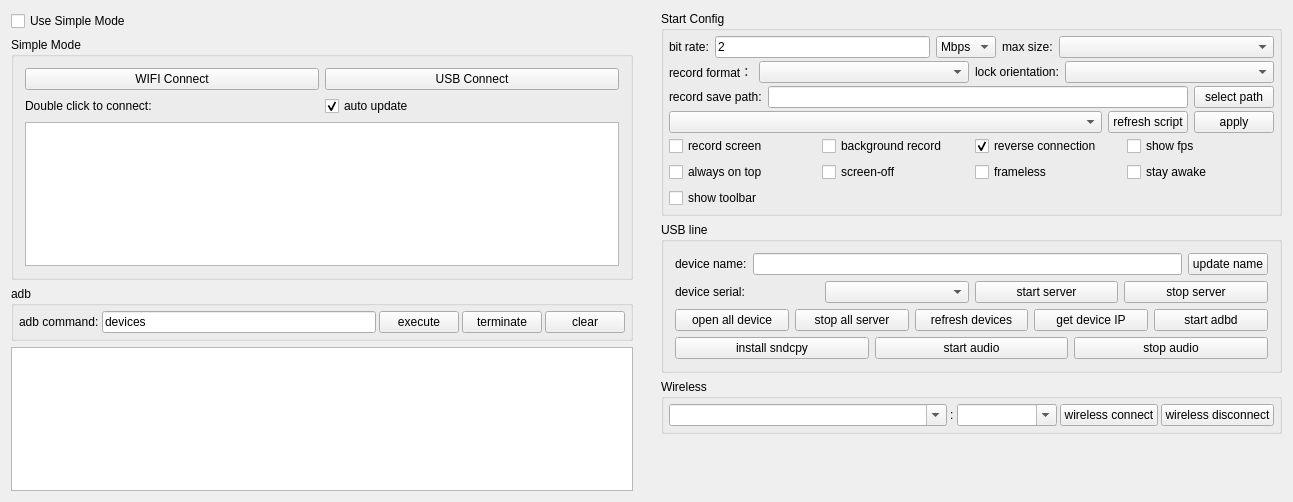
<?xml version="1.0" encoding="UTF-8"?>
<ui version="4.0">
 <class>Widget</class>
 <widget class="QWidget" name="Widget">
  <property name="geometry">
   <rect>
    <x>0</x>
    <y>0</y>
    <width>1293</width>
    <height>502</height>
   </rect>
  </property>
  <property name="windowTitle">
   <string notr="true">QtScrcpy</string>
  </property>
  <layout class="QHBoxLayout" name="horizontalLayout_11">
   <property name="leftMargin">
    <number>0</number>
   </property>
   <property name="topMargin">
    <number>0</number>
   </property>
   <property name="rightMargin">
    <number>0</number>
   </property>
   <property name="bottomMargin">
    <number>0</number>
   </property>
   <item>
    <widget class="QWidget" name="leftWidget" native="true">
     <property name="sizePolicy">
      <sizepolicy hsizetype="Preferred" vsizetype="Preferred">
       <horstretch>0</horstretch>
       <verstretch>0</verstretch>
      </sizepolicy>
     </property>
     <layout class="QVBoxLayout" name="verticalLayout_5">
      <item>
       <widget class="QCheckBox" name="useSingleModeCheck">
        <property name="sizePolicy">
         <sizepolicy hsizetype="Preferred" vsizetype="Maximum">
          <horstretch>0</horstretch>
          <verstretch>0</verstretch>
         </sizepolicy>
        </property>
        <property name="styleSheet">
         <string notr="true"/>
        </property>
        <property name="text">
         <string>Use Simple Mode</string>
        </property>
        <property name="checked">
         <bool>false</bool>
        </property>
       </widget>
      </item>
      <item>
       <widget class="QGroupBox" name="simpleGroupBox">
        <property name="sizePolicy">
         <sizepolicy hsizetype="Preferred" vsizetype="Preferred">
          <horstretch>0</horstretch>
          <verstretch>0</verstretch>
         </sizepolicy>
        </property>
        <property name="title">
         <string>Simple Mode</string>
        </property>
        <property name="checkable">
         <bool>false</bool>
        </property>
        <layout class="QVBoxLayout" name="verticalLayout_4">
         <item>
          <layout class="QHBoxLayout" name="horizontalLayout_9">
           <item>
            <widget class="QPushButton" name="wifiConnectBtn">
             <property name="sizePolicy">
              <sizepolicy hsizetype="Preferred" vsizetype="Maximum">
               <horstretch>0</horstretch>
               <verstretch>0</verstretch>
              </sizepolicy>
             </property>
             <property name="text">
              <string>WIFI Connect</string>
             </property>
            </widget>
           </item>
           <item>
            <widget class="QPushButton" name="usbConnectBtn">
             <property name="sizePolicy">
              <sizepolicy hsizetype="Preferred" vsizetype="Maximum">
               <horstretch>0</horstretch>
               <verstretch>0</verstretch>
              </sizepolicy>
             </property>
             <property name="text">
              <string>USB Connect</string>
             </property>
            </widget>
           </item>
          </layout>
         </item>
         <item>
          <layout class="QHBoxLayout" name="horizontalLayout_13">
           <property name="topMargin">
            <number>0</number>
           </property>
           <item>
            <widget class="QLabel" name="label_10">
             <property name="sizePolicy">
              <sizepolicy hsizetype="Preferred" vsizetype="Preferred">
               <horstretch>0</horstretch>
               <verstretch>0</verstretch>
              </sizepolicy>
             </property>
             <property name="text">
              <string>Double click to connect:</string>
             </property>
            </widget>
           </item>
           <item>
            <widget class="QCheckBox" name="autoUpdatecheckBox">
             <property name="sizePolicy">
              <sizepolicy hsizetype="Preferred" vsizetype="Preferred">
               <horstretch>0</horstretch>
               <verstretch>0</verstretch>
              </sizepolicy>
             </property>
             <property name="text">
              <string>auto update</string>
             </property>
             <property name="checked">
              <bool>true</bool>
             </property>
            </widget>
           </item>
          </layout>
         </item>
         <item>
          <widget class="QListWidget" name="connectedPhoneList">
           <property name="sizePolicy">
            <sizepolicy hsizetype="Preferred" vsizetype="Preferred">
             <horstretch>0</horstretch>
             <verstretch>0</verstretch>
            </sizepolicy>
           </property>
          </widget>
         </item>
        </layout>
       </widget>
      </item>
      <item>
       <widget class="QGroupBox" name="adbGroupBox">
        <property name="sizePolicy">
         <sizepolicy hsizetype="Preferred" vsizetype="Maximum">
          <horstretch>0</horstretch>
          <verstretch>0</verstretch>
         </sizepolicy>
        </property>
        <property name="title">
         <string notr="true">adb</string>
        </property>
        <layout class="QHBoxLayout" name="horizontalLayout_2">
         <property name="spacing">
          <number>3</number>
         </property>
         <property name="leftMargin">
          <number>5</number>
         </property>
         <property name="topMargin">
          <number>5</number>
         </property>
         <property name="rightMargin">
          <number>5</number>
         </property>
         <property name="bottomMargin">
          <number>5</number>
         </property>
         <item>
          <widget class="QLabel" name="label_7">
           <property name="sizePolicy">
            <sizepolicy hsizetype="Maximum" vsizetype="Preferred">
             <horstretch>0</horstretch>
             <verstretch>0</verstretch>
            </sizepolicy>
           </property>
           <property name="text">
            <string>adb command:</string>
           </property>
           <property name="buddy">
            <cstring>adbCommandEdt</cstring>
           </property>
          </widget>
         </item>
         <item>
          <widget class="QLineEdit" name="adbCommandEdt">
           <property name="sizePolicy">
            <sizepolicy hsizetype="MinimumExpanding" vsizetype="Preferred">
             <horstretch>0</horstretch>
             <verstretch>0</verstretch>
            </sizepolicy>
           </property>
           <property name="text">
            <string notr="true">devices</string>
           </property>
          </widget>
         </item>
         <item>
          <widget class="QPushButton" name="adbCommandBtn">
           <property name="sizePolicy">
            <sizepolicy hsizetype="Maximum" vsizetype="Preferred">
             <horstretch>0</horstretch>
             <verstretch>0</verstretch>
            </sizepolicy>
           </property>
           <property name="text">
            <string>execute</string>
           </property>
          </widget>
         </item>
         <item>
          <widget class="QPushButton" name="stopAdbBtn">
           <property name="sizePolicy">
            <sizepolicy hsizetype="Maximum" vsizetype="Preferred">
             <horstretch>0</horstretch>
             <verstretch>0</verstretch>
            </sizepolicy>
           </property>
           <property name="text">
            <string>terminate</string>
           </property>
          </widget>
         </item>
         <item>
          <widget class="QPushButton" name="clearOut">
           <property name="sizePolicy">
            <sizepolicy hsizetype="Maximum" vsizetype="Preferred">
             <horstretch>0</horstretch>
             <verstretch>0</verstretch>
            </sizepolicy>
           </property>
           <property name="text">
            <string>clear</string>
           </property>
          </widget>
         </item>
        </layout>
       </widget>
      </item>
      <item>
       <widget class="QTextEdit" name="outEdit">
        <property name="sizePolicy">
         <sizepolicy hsizetype="Preferred" vsizetype="Preferred">
          <horstretch>0</horstretch>
          <verstretch>0</verstretch>
         </sizepolicy>
        </property>
        <property name="focusPolicy">
         <enum>Qt::NoFocus</enum>
        </property>
        <property name="documentTitle">
         <string/>
        </property>
        <property name="readOnly">
         <bool>true</bool>
        </property>
       </widget>
      </item>
     </layout>
    </widget>
   </item>
   <item>
    <widget class="QWidget" name="rightWidget" native="true">
     <property name="sizePolicy">
      <sizepolicy hsizetype="MinimumExpanding" vsizetype="Preferred">
       <horstretch>0</horstretch>
       <verstretch>0</verstretch>
      </sizepolicy>
     </property>
     <layout class="QVBoxLayout" name="verticalLayout_6">
      <item>
       <widget class="QGroupBox" name="configGroupBox">
        <property name="sizePolicy">
         <sizepolicy hsizetype="Preferred" vsizetype="Preferred">
          <horstretch>0</horstretch>
          <verstretch>0</verstretch>
         </sizepolicy>
        </property>
        <property name="title">
         <string>Start Config</string>
        </property>
        <layout class="QVBoxLayout" name="verticalLayout_3">
         <property name="spacing">
          <number>3</number>
         </property>
         <property name="leftMargin">
          <number>5</number>
         </property>
         <property name="topMargin">
          <number>5</number>
         </property>
         <property name="rightMargin">
          <number>5</number>
         </property>
         <property name="bottomMargin">
          <number>5</number>
         </property>
         <item>
          <widget class="QWidget" name="configWidget1" native="true">
           <property name="sizePolicy">
            <sizepolicy hsizetype="Preferred" vsizetype="Preferred">
             <horstretch>0</horstretch>
             <verstretch>0</verstretch>
            </sizepolicy>
           </property>
           <layout class="QHBoxLayout" name="horizontalLayout_5">
            <property name="leftMargin">
             <number>0</number>
            </property>
            <property name="topMargin">
             <number>0</number>
            </property>
            <property name="rightMargin">
             <number>0</number>
            </property>
            <property name="bottomMargin">
             <number>0</number>
            </property>
            <item>
             <widget class="QLabel" name="label_3">
              <property name="sizePolicy">
               <sizepolicy hsizetype="Maximum" vsizetype="Preferred">
                <horstretch>0</horstretch>
                <verstretch>0</verstretch>
               </sizepolicy>
              </property>
              <property name="text">
               <string>bit rate:</string>
              </property>
             </widget>
            </item>
            <item>
             <widget class="QLineEdit" name="bitRateEdit">
              <property name="sizePolicy">
               <sizepolicy hsizetype="Preferred" vsizetype="Preferred">
                <horstretch>0</horstretch>
                <verstretch>0</verstretch>
               </sizepolicy>
              </property>
              <property name="text">
               <string notr="true">2</string>
              </property>
             </widget>
            </item>
            <item>
             <widget class="QComboBox" name="bitRateBox">
              <property name="sizePolicy">
               <sizepolicy hsizetype="Maximum" vsizetype="Preferred">
                <horstretch>0</horstretch>
                <verstretch>0</verstretch>
               </sizepolicy>
              </property>
              <property name="toolTip">
               <string/>
              </property>
              <property name="currentText">
               <string notr="true">Mbps</string>
              </property>
              <item>
               <property name="text">
                <string notr="true">Mbps</string>
               </property>
              </item>
              <item>
               <property name="text">
                <string notr="true">Kbps</string>
               </property>
              </item>
             </widget>
            </item>
            <item>
             <widget class="QLabel" name="label_4">
              <property name="sizePolicy">
               <sizepolicy hsizetype="Maximum" vsizetype="Preferred">
                <horstretch>0</horstretch>
                <verstretch>0</verstretch>
               </sizepolicy>
              </property>
              <property name="text">
               <string>max size:</string>
              </property>
             </widget>
            </item>
            <item>
             <widget class="QComboBox" name="maxSizeBox">
              <property name="sizePolicy">
               <sizepolicy hsizetype="Preferred" vsizetype="Preferred">
                <horstretch>0</horstretch>
                <verstretch>0</verstretch>
               </sizepolicy>
              </property>
              <property name="toolTip">
               <string/>
              </property>
             </widget>
            </item>
           </layout>
          </widget>
         </item>
         <item>
          <widget class="QWidget" name="configWidget5" native="true">
           <property name="sizePolicy">
            <sizepolicy hsizetype="Preferred" vsizetype="Preferred">
             <horstretch>0</horstretch>
             <verstretch>0</verstretch>
            </sizepolicy>
           </property>
           <layout class="QHBoxLayout" name="horizontalLayout_7">
            <property name="leftMargin">
             <number>0</number>
            </property>
            <property name="topMargin">
             <number>0</number>
            </property>
            <property name="rightMargin">
             <number>0</number>
            </property>
            <property name="bottomMargin">
             <number>0</number>
            </property>
            <item>
             <widget class="QLabel" name="label_6">
              <property name="sizePolicy">
               <sizepolicy hsizetype="Maximum" vsizetype="Preferred">
                <horstretch>0</horstretch>
                <verstretch>0</verstretch>
               </sizepolicy>
              </property>
              <property name="text">
               <string>record format：</string>
              </property>
             </widget>
            </item>
            <item>
             <widget class="QComboBox" name="formatBox">
              <property name="sizePolicy">
               <sizepolicy hsizetype="Preferred" vsizetype="Preferred">
                <horstretch>0</horstretch>
                <verstretch>0</verstretch>
               </sizepolicy>
              </property>
             </widget>
            </item>
            <item>
             <widget class="QLabel" name="label_8">
              <property name="sizePolicy">
               <sizepolicy hsizetype="Maximum" vsizetype="Preferred">
                <horstretch>0</horstretch>
                <verstretch>0</verstretch>
               </sizepolicy>
              </property>
              <property name="text">
               <string>lock orientation:</string>
              </property>
             </widget>
            </item>
            <item>
             <widget class="QComboBox" name="lockOrientationBox">
              <property name="sizePolicy">
               <sizepolicy hsizetype="Preferred" vsizetype="Preferred">
                <horstretch>0</horstretch>
                <verstretch>0</verstretch>
               </sizepolicy>
              </property>
             </widget>
            </item>
           </layout>
          </widget>
         </item>
         <item>
          <widget class="QWidget" name="configWidget2" native="true">
           <property name="sizePolicy">
            <sizepolicy hsizetype="Preferred" vsizetype="Preferred">
             <horstretch>0</horstretch>
             <verstretch>0</verstretch>
            </sizepolicy>
           </property>
           <layout class="QHBoxLayout" name="horizontalLayout_6">
            <property name="leftMargin">
             <number>0</number>
            </property>
            <property name="topMargin">
             <number>0</number>
            </property>
            <property name="rightMargin">
             <number>0</number>
            </property>
            <property name="bottomMargin">
             <number>0</number>
            </property>
            <item>
             <widget class="QLabel" name="label_5">
              <property name="sizePolicy">
               <sizepolicy hsizetype="Preferred" vsizetype="Preferred">
                <horstretch>0</horstretch>
                <verstretch>0</verstretch>
               </sizepolicy>
              </property>
              <property name="text">
               <string>record save path:</string>
              </property>
              <property name="buddy">
               <cstring>recordPathEdt</cstring>
              </property>
             </widget>
            </item>
            <item>
             <widget class="QLineEdit" name="recordPathEdt">
              <property name="sizePolicy">
               <sizepolicy hsizetype="MinimumExpanding" vsizetype="Preferred">
                <horstretch>0</horstretch>
                <verstretch>0</verstretch>
               </sizepolicy>
              </property>
              <property name="readOnly">
               <bool>true</bool>
              </property>
             </widget>
            </item>
            <item>
             <widget class="QPushButton" name="selectRecordPathBtn">
              <property name="sizePolicy">
               <sizepolicy hsizetype="Preferred" vsizetype="Preferred">
                <horstretch>0</horstretch>
                <verstretch>0</verstretch>
               </sizepolicy>
              </property>
              <property name="text">
               <string>select path</string>
              </property>
              <property name="autoDefault">
               <bool>false</bool>
              </property>
             </widget>
            </item>
           </layout>
          </widget>
         </item>
         <item>
          <widget class="QWidget" name="configWidget4" native="true">
           <property name="sizePolicy">
            <sizepolicy hsizetype="Preferred" vsizetype="Preferred">
             <horstretch>0</horstretch>
             <verstretch>0</verstretch>
            </sizepolicy>
           </property>
           <layout class="QHBoxLayout" name="horizontalLayout_8">
            <property name="leftMargin">
             <number>0</number>
            </property>
            <property name="topMargin">
             <number>0</number>
            </property>
            <property name="rightMargin">
             <number>0</number>
            </property>
            <property name="bottomMargin">
             <number>0</number>
            </property>
            <item>
             <widget class="QComboBox" name="gameBox">
              <property name="sizePolicy">
               <sizepolicy hsizetype="MinimumExpanding" vsizetype="Preferred">
                <horstretch>0</horstretch>
                <verstretch>0</verstretch>
               </sizepolicy>
              </property>
             </widget>
            </item>
            <item>
             <widget class="QPushButton" name="refreshGameScriptBtn">
              <property name="sizePolicy">
               <sizepolicy hsizetype="Preferred" vsizetype="Preferred">
                <horstretch>0</horstretch>
                <verstretch>0</verstretch>
               </sizepolicy>
              </property>
              <property name="text">
               <string>refresh script</string>
              </property>
             </widget>
            </item>
            <item>
             <widget class="QPushButton" name="applyScriptBtn">
              <property name="sizePolicy">
               <sizepolicy hsizetype="Preferred" vsizetype="Preferred">
                <horstretch>0</horstretch>
                <verstretch>0</verstretch>
               </sizepolicy>
              </property>
              <property name="text">
               <string>apply</string>
              </property>
             </widget>
            </item>
           </layout>
          </widget>
         </item>
         <item>
          <widget class="QWidget" name="configWidget3" native="true">
           <property name="sizePolicy">
            <sizepolicy hsizetype="Preferred" vsizetype="Preferred">
             <horstretch>0</horstretch>
             <verstretch>0</verstretch>
            </sizepolicy>
           </property>
           <layout class="QGridLayout" name="gridLayout">
            <property name="leftMargin">
             <number>0</number>
            </property>
            <property name="topMargin">
             <number>0</number>
            </property>
            <property name="rightMargin">
             <number>0</number>
            </property>
            <property name="bottomMargin">
             <number>0</number>
            </property>
            <item row="0" column="4">
             <widget class="QCheckBox" name="fpsCheck">
              <property name="sizePolicy">
               <sizepolicy hsizetype="Preferred" vsizetype="Preferred">
                <horstretch>0</horstretch>
                <verstretch>0</verstretch>
               </sizepolicy>
              </property>
              <property name="text">
               <string>show fps</string>
              </property>
             </widget>
            </item>
            <item row="0" column="1">
             <widget class="QCheckBox" name="notDisplayCheck">
              <property name="sizePolicy">
               <sizepolicy hsizetype="Preferred" vsizetype="Preferred">
                <horstretch>0</horstretch>
                <verstretch>0</verstretch>
               </sizepolicy>
              </property>
              <property name="text">
               <string>background record</string>
              </property>
              <property name="checkable">
               <bool>false</bool>
              </property>
             </widget>
            </item>
            <item row="1" column="0">
             <widget class="QCheckBox" name="alwaysTopCheck">
              <property name="sizePolicy">
               <sizepolicy hsizetype="Preferred" vsizetype="Preferred">
                <horstretch>0</horstretch>
                <verstretch>0</verstretch>
               </sizepolicy>
              </property>
              <property name="text">
               <string>always on top</string>
              </property>
              <property name="checked">
               <bool>false</bool>
              </property>
             </widget>
            </item>
            <item row="0" column="0">
             <widget class="QCheckBox" name="recordScreenCheck">
              <property name="sizePolicy">
               <sizepolicy hsizetype="Preferred" vsizetype="Preferred">
                <horstretch>0</horstretch>
                <verstretch>0</verstretch>
               </sizepolicy>
              </property>
              <property name="text">
               <string>record screen</string>
              </property>
             </widget>
            </item>
            <item row="0" column="3">
             <widget class="QCheckBox" name="useReverseCheck">
              <property name="sizePolicy">
               <sizepolicy hsizetype="Preferred" vsizetype="Preferred">
                <horstretch>0</horstretch>
                <verstretch>0</verstretch>
               </sizepolicy>
              </property>
              <property name="text">
               <string>reverse connection</string>
              </property>
              <property name="checked">
               <bool>true</bool>
              </property>
             </widget>
            </item>
            <item row="1" column="1">
             <widget class="QCheckBox" name="closeScreenCheck">
              <property name="sizePolicy">
               <sizepolicy hsizetype="Preferred" vsizetype="Preferred">
                <horstretch>0</horstretch>
                <verstretch>0</verstretch>
               </sizepolicy>
              </property>
              <property name="text">
               <string>screen-off</string>
              </property>
             </widget>
            </item>
            <item row="1" column="3">
             <widget class="QCheckBox" name="framelessCheck">
              <property name="sizePolicy">
               <sizepolicy hsizetype="Preferred" vsizetype="Preferred">
                <horstretch>0</horstretch>
                <verstretch>0</verstretch>
               </sizepolicy>
              </property>
              <property name="text">
               <string>frameless</string>
              </property>
             </widget>
            </item>
            <item row="1" column="4">
             <widget class="QCheckBox" name="stayAwakeCheck">
              <property name="sizePolicy">
               <sizepolicy hsizetype="Preferred" vsizetype="Preferred">
                <horstretch>0</horstretch>
                <verstretch>0</verstretch>
               </sizepolicy>
              </property>
              <property name="text">
               <string>stay awake</string>
              </property>
             </widget>
            </item>
            <item row="2" column="0">
             <widget class="QCheckBox" name="showToolbar">
              <property name="text">
               <string>show toolbar</string>
              </property>
             </widget>
            </item>
           </layout>
          </widget>
         </item>
        </layout>
       </widget>
      </item>
      <item>
       <widget class="QGroupBox" name="usbGroupBox">
        <property name="sizePolicy">
         <sizepolicy hsizetype="Preferred" vsizetype="Preferred">
          <horstretch>0</horstretch>
          <verstretch>0</verstretch>
         </sizepolicy>
        </property>
        <property name="title">
         <string>USB line</string>
        </property>
        <layout class="QVBoxLayout" name="verticalLayout">
         <item>
          <layout class="QHBoxLayout" name="horizontalLayout_10">
           <item>
            <widget class="QLabel" name="label_9">
             <property name="sizePolicy">
              <sizepolicy hsizetype="Preferred" vsizetype="Preferred">
               <horstretch>0</horstretch>
               <verstretch>0</verstretch>
              </sizepolicy>
             </property>
             <property name="text">
              <string>device name:</string>
             </property>
            </widget>
           </item>
           <item>
            <widget class="QLineEdit" name="userNameEdt">
             <property name="sizePolicy">
              <sizepolicy hsizetype="MinimumExpanding" vsizetype="Preferred">
               <horstretch>0</horstretch>
               <verstretch>0</verstretch>
              </sizepolicy>
             </property>
            </widget>
           </item>
           <item>
            <widget class="QPushButton" name="updateNameBtn">
             <property name="sizePolicy">
              <sizepolicy hsizetype="Preferred" vsizetype="Preferred">
               <horstretch>0</horstretch>
               <verstretch>0</verstretch>
              </sizepolicy>
             </property>
             <property name="text">
              <string>update name</string>
             </property>
             <property name="autoDefault">
              <bool>false</bool>
             </property>
            </widget>
           </item>
          </layout>
         </item>
         <item>
          <widget class="QWidget" name="usbWidget1" native="true">
           <property name="sizePolicy">
            <sizepolicy hsizetype="Preferred" vsizetype="Preferred">
             <horstretch>0</horstretch>
             <verstretch>0</verstretch>
            </sizepolicy>
           </property>
           <layout class="QHBoxLayout" name="horizontalLayout_3">
            <property name="leftMargin">
             <number>0</number>
            </property>
            <property name="topMargin">
             <number>0</number>
            </property>
            <property name="rightMargin">
             <number>0</number>
            </property>
            <property name="bottomMargin">
             <number>0</number>
            </property>
            <item>
             <widget class="QLabel" name="label_2">
              <property name="sizePolicy">
               <sizepolicy hsizetype="Preferred" vsizetype="Preferred">
                <horstretch>0</horstretch>
                <verstretch>0</verstretch>
               </sizepolicy>
              </property>
              <property name="text">
               <string>device serial:</string>
              </property>
             </widget>
            </item>
            <item>
             <widget class="QComboBox" name="serialBox">
              <property name="sizePolicy">
               <sizepolicy hsizetype="Preferred" vsizetype="Preferred">
                <horstretch>0</horstretch>
                <verstretch>0</verstretch>
               </sizepolicy>
              </property>
             </widget>
            </item>
            <item>
             <widget class="QPushButton" name="startServerBtn">
              <property name="sizePolicy">
               <sizepolicy hsizetype="Preferred" vsizetype="Preferred">
                <horstretch>0</horstretch>
                <verstretch>0</verstretch>
               </sizepolicy>
              </property>
              <property name="text">
               <string>start server</string>
              </property>
              <property name="autoDefault">
               <bool>false</bool>
              </property>
             </widget>
            </item>
            <item>
             <widget class="QPushButton" name="stopServerBtn">
              <property name="sizePolicy">
               <sizepolicy hsizetype="Preferred" vsizetype="Preferred">
                <horstretch>0</horstretch>
                <verstretch>0</verstretch>
               </sizepolicy>
              </property>
              <property name="text">
               <string>stop server</string>
              </property>
              <property name="autoDefault">
               <bool>false</bool>
              </property>
             </widget>
            </item>
           </layout>
          </widget>
         </item>
         <item>
          <widget class="QWidget" name="usbWidget2" native="true">
           <property name="sizePolicy">
            <sizepolicy hsizetype="Preferred" vsizetype="Preferred">
             <horstretch>0</horstretch>
             <verstretch>0</verstretch>
            </sizepolicy>
           </property>
           <layout class="QHBoxLayout" name="horizontalLayout_4">
            <property name="leftMargin">
             <number>0</number>
            </property>
            <property name="topMargin">
             <number>0</number>
            </property>
            <property name="rightMargin">
             <number>0</number>
            </property>
            <property name="bottomMargin">
             <number>0</number>
            </property>
            <item>
             <widget class="QPushButton" name="openAllDeviceBtn">
              <property name="sizePolicy">
               <sizepolicy hsizetype="Preferred" vsizetype="Preferred">
                <horstretch>0</horstretch>
                <verstretch>0</verstretch>
               </sizepolicy>
              </property>
              <property name="text">
               <string>open all device</string>
              </property>
             </widget>
            </item>
            <item>
             <widget class="QPushButton" name="stopAllServerBtn">
              <property name="sizePolicy">
               <sizepolicy hsizetype="Preferred" vsizetype="Preferred">
                <horstretch>0</horstretch>
                <verstretch>0</verstretch>
               </sizepolicy>
              </property>
              <property name="text">
               <string>stop all server</string>
              </property>
             </widget>
            </item>
            <item>
             <widget class="QPushButton" name="updateDevice">
              <property name="sizePolicy">
               <sizepolicy hsizetype="Preferred" vsizetype="Preferred">
                <horstretch>0</horstretch>
                <verstretch>0</verstretch>
               </sizepolicy>
              </property>
              <property name="text">
               <string>refresh devices</string>
              </property>
              <property name="autoDefault">
               <bool>false</bool>
              </property>
             </widget>
            </item>
            <item>
             <widget class="QPushButton" name="getIPBtn">
              <property name="sizePolicy">
               <sizepolicy hsizetype="Preferred" vsizetype="Preferred">
                <horstretch>0</horstretch>
                <verstretch>0</verstretch>
               </sizepolicy>
              </property>
              <property name="text">
               <string>get device IP</string>
              </property>
              <property name="autoDefault">
               <bool>false</bool>
              </property>
             </widget>
            </item>
            <item>
             <widget class="QPushButton" name="startAdbdBtn">
              <property name="sizePolicy">
               <sizepolicy hsizetype="Preferred" vsizetype="Preferred">
                <horstretch>0</horstretch>
                <verstretch>0</verstretch>
               </sizepolicy>
              </property>
              <property name="text">
               <string>start adbd</string>
              </property>
              <property name="autoDefault">
               <bool>false</bool>
              </property>
             </widget>
            </item>
           </layout>
          </widget>
         </item>
         <item>
          <widget class="QWidget" name="usbWidget3" native="true">
           <layout class="QHBoxLayout" name="horizontalLayout_12">
            <property name="leftMargin">
             <number>0</number>
            </property>
            <property name="topMargin">
             <number>0</number>
            </property>
            <property name="rightMargin">
             <number>0</number>
            </property>
            <property name="bottomMargin">
             <number>0</number>
            </property>
            <item>
             <widget class="QPushButton" name="installSndcpyBtn">
              <property name="sizePolicy">
               <sizepolicy hsizetype="Preferred" vsizetype="Preferred">
                <horstretch>0</horstretch>
                <verstretch>0</verstretch>
               </sizepolicy>
              </property>
              <property name="text">
               <string>install sndcpy</string>
              </property>
             </widget>
            </item>
            <item>
             <widget class="QPushButton" name="startAudioBtn">
              <property name="sizePolicy">
               <sizepolicy hsizetype="Preferred" vsizetype="Preferred">
                <horstretch>0</horstretch>
                <verstretch>0</verstretch>
               </sizepolicy>
              </property>
              <property name="text">
               <string>start audio</string>
              </property>
             </widget>
            </item>
            <item>
             <widget class="QPushButton" name="stopAudioBtn">
              <property name="sizePolicy">
               <sizepolicy hsizetype="Preferred" vsizetype="Preferred">
                <horstretch>0</horstretch>
                <verstretch>0</verstretch>
               </sizepolicy>
              </property>
              <property name="text">
               <string>stop audio</string>
              </property>
             </widget>
            </item>
           </layout>
          </widget>
         </item>
        </layout>
       </widget>
      </item>
      <item>
       <widget class="QGroupBox" name="wirelessGroupBox">
        <property name="sizePolicy">
         <sizepolicy hsizetype="Preferred" vsizetype="Preferred">
          <horstretch>0</horstretch>
          <verstretch>0</verstretch>
         </sizepolicy>
        </property>
        <property name="title">
         <string>Wireless</string>
        </property>
        <layout class="QHBoxLayout" name="horizontalLayout">
         <property name="spacing">
          <number>3</number>
         </property>
         <property name="leftMargin">
          <number>5</number>
         </property>
         <property name="topMargin">
          <number>5</number>
         </property>
         <property name="rightMargin">
          <number>5</number>
         </property>
         <property name="bottomMargin">
          <number>5</number>
         </property>
         <item>
          <widget class="QComboBox" name="deviceIpEdt">
           <property name="sizePolicy">
            <sizepolicy hsizetype="MinimumExpanding" vsizetype="Preferred">
             <horstretch>0</horstretch>
             <verstretch>0</verstretch>
            </sizepolicy>
           </property>
           <property name="minimumSize">
            <size>
             <width>200</width>
             <height>0</height>
            </size>
           </property>
           <property name="editable">
            <bool>true</bool>
           </property>
           <property name="currentText">
            <string/>
           </property>
          </widget>
         </item>
         <item>
          <widget class="QLabel" name="label">
           <property name="sizePolicy">
            <sizepolicy hsizetype="Maximum" vsizetype="Preferred">
             <horstretch>0</horstretch>
             <verstretch>0</verstretch>
            </sizepolicy>
           </property>
           <property name="text">
            <string notr="true">:</string>
           </property>
          </widget>
         </item>
         <item>
          <widget class="QComboBox" name="devicePortEdt">
           <property name="sizePolicy">
            <sizepolicy hsizetype="Maximum" vsizetype="Preferred">
             <horstretch>0</horstretch>
             <verstretch>0</verstretch>
            </sizepolicy>
           </property>
           <property name="minimumSize">
            <size>
             <width>100</width>
             <height>0</height>
            </size>
           </property>
           <property name="editable">
            <bool>true</bool>
           </property>
           <property name="currentText">
            <string/>
           </property>
          </widget>
         </item>
         <item>
          <widget class="QPushButton" name="wirelessConnectBtn">
           <property name="sizePolicy">
            <sizepolicy hsizetype="Preferred" vsizetype="Preferred">
             <horstretch>0</horstretch>
             <verstretch>0</verstretch>
            </sizepolicy>
           </property>
           <property name="text">
            <string>wireless connect</string>
           </property>
           <property name="autoDefault">
            <bool>false</bool>
           </property>
          </widget>
         </item>
         <item>
          <widget class="QPushButton" name="wirelessDisConnectBtn">
           <property name="sizePolicy">
            <sizepolicy hsizetype="Preferred" vsizetype="Preferred">
             <horstretch>0</horstretch>
             <verstretch>0</verstretch>
            </sizepolicy>
           </property>
           <property name="text">
            <string>wireless disconnect</string>
           </property>
           <property name="autoDefault">
            <bool>false</bool>
           </property>
          </widget>
         </item>
        </layout>
       </widget>
      </item>
      <item>
       <spacer name="verticalSpacer">
        <property name="sizePolicy">
         <sizepolicy hsizetype="Minimum" vsizetype="Expanding">
          <horstretch>0</horstretch>
          <verstretch>0</verstretch>
         </sizepolicy>
        </property>
        <property name="orientation">
         <enum>Qt::Vertical</enum>
        </property>
        <property name="sizeType">
         <enum>QSizePolicy::Expanding</enum>
        </property>
        <property name="sizeHint" stdset="0">
         <size>
          <width>40</width>
          <height>20</height>
         </size>
        </property>
       </spacer>
      </item>
     </layout>
    </widget>
   </item>
  </layout>
 </widget>
 <layoutdefault spacing="6" margin="11"/>
 <tabstops>
  <tabstop>deviceIpEdt</tabstop>
  <tabstop>devicePortEdt</tabstop>
  <tabstop>wirelessConnectBtn</tabstop>
  <tabstop>wirelessDisConnectBtn</tabstop>
  <tabstop>adbCommandEdt</tabstop>
  <tabstop>adbCommandBtn</tabstop>
  <tabstop>stopAdbBtn</tabstop>
  <tabstop>clearOut</tabstop>
 </tabstops>
 <resources/>
 <connections/>
</ui>
